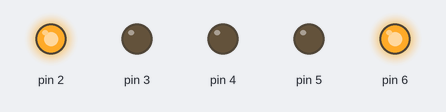
Bench run of a sketch on a simulated Arduino Uno, built with avr-gcc and run on an emulated ATmega328P. Parts: output pins drawn as LEDs (lit = HIGH).

Above: at 0.05 s.
At 0.75 s:
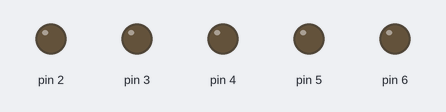
At 1.45 s:
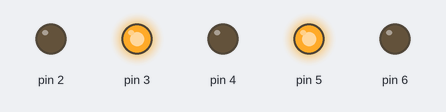
At 2.85 s:
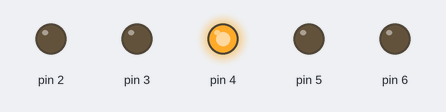
Timing chart, 0 to 3.1 s (numbered marks = the images above):
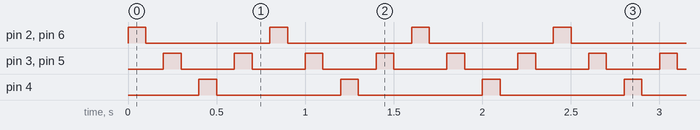

Measured:
- by itself, pin 2, pin 4, pin 6: alternates HIGH for 0.10 s and LOW for 0.70 s
- by itself, pin 3, pin 5: alternates HIGH for 0.10 s and LOW for 0.30 s

The sketch:

challengeLEDin_out.ino
```cpp
int dl = 100;
double countLED = 5;
int midleLED;
double d;
int pinMiddle;
int pin1 = 1;
int pin2 = countLED + 2;

void setup() {
  // put your setup code here, to run once:
  for(int i = 2; i <= countLED + 1; i++){
    pinMode(i, OUTPUT);
  }
}

void loop() {
  // put your main code here, to run repeatedly:
  for(int x = 1; x <= countLED / 2; x++){

    pin1++;
    pin2--;

    digitalWrite(pin1,HIGH);
    digitalWrite(pin2,HIGH);
    delay(dl);
    digitalWrite(pin1,LOW);
    digitalWrite(pin2,LOW);
    delay(dl);
  }

  if(int(countLED) % 2 != 0){
    d = countLED / 2;
    midleLED = ++d ;
    digitalWrite(midleLED + 1,HIGH);
    delay(dl);
    digitalWrite(midleLED + 1,LOW);
    delay(dl);

    digitalWrite(pin1,HIGH);
    digitalWrite(pin2,HIGH);
    delay(dl);
    digitalWrite(pin1,LOW);
    digitalWrite(pin2,LOW);
    delay(dl);

  }

  for(int x = 1; x <= (countLED / 2) - 2 ; x++){
    pin1--;
    pin2++;

    digitalWrite(pin1,HIGH);
    digitalWrite(pin2,HIGH);
    delay(dl);
    digitalWrite(pin1,LOW);
    digitalWrite(pin2,LOW);
    delay(dl);
  }
  pin1 = pin1 - 2;
  pin2 = pin2 + 2;
}
```
